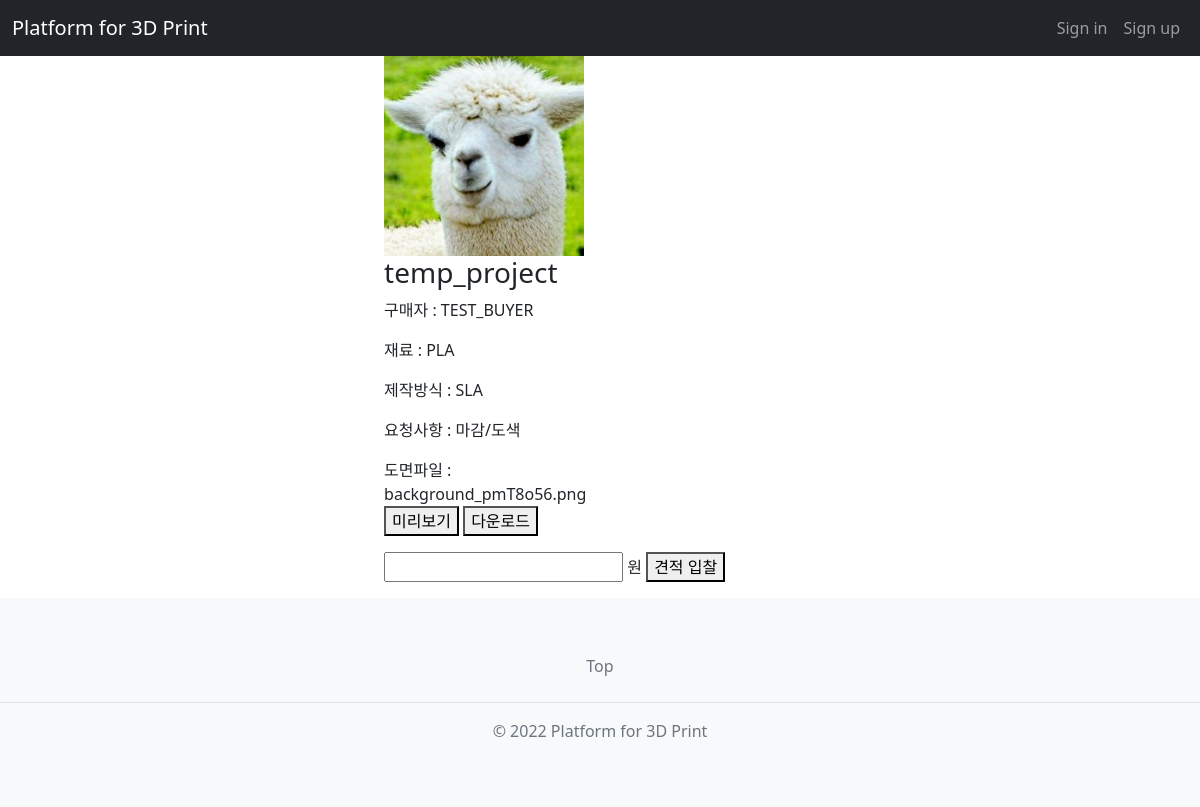
Screenshot of /sell/bid_board/f52f1eb8-6b49-4b56-964b-7f9516844ee2 with the database file from the repository.
### trade/models.py (models this page shows)
class Estimate(models.Model):
    estimate_id = models.UUIDField(primary_key=True, default=uuid.uuid4, editable=False)
    buyer_id = models.ForeignKey(User, on_delete=models.CASCADE)
    project_name = models.CharField(max_length=200)
    material = models.CharField(max_length=15)
    method = models.CharField(max_length=15)
    pieces = models.IntegerField()
    detail = models.TextField()
    drawing = models.FileField()
    reg_date = models.DateTimeField()
    canBid = models.BooleanField(default=True)

### common/models.py (models this page shows)
class User(AbstractUser):
    flag = models.CharField(max_length=20)
    last_name = None
    TEL = models.CharField(max_length=20)
    address = models.CharField(max_length=100)
    equipment_id1 = models.CharField(max_length=50, blank=True)
    equipment_id2 = models.CharField(max_length=50, blank=True)
    equipment_id3 = models.CharField(max_length=50, blank=True)
    equipment_id4 = models.CharField(max_length=50, blank=True)
    equipment_id5 = models.CharField(max_length=50, blank=True)

### sell/views.py (the view, shortened to what this page needs)
# urls.py: path('bid_board/<uuid:estimate_id>', views.estimate_detail, name='estimate_detail'),
def estimate_detail(request, estimate_id):
    estimate = Estimate.objects.get(pk=estimate_id)
    return render(request, "seller/temp/29_판매경매품목상세.html", { "estimate": estimate })

### templates/seller/temp/29_판매경매품목상세.html (shortened to what this page needs)
{% extends 'base.html' %}
{% block content %}
		<div id="page">
                <section class="wrapper style1">
                    <div class="container">
                        <section class="col-6 col-12-narrower">
                            <div class="box post">
                                <a href="#" class="image left"><img src="{{estimate.drawing.url}}" alt="" style="width: 200px;" /></a>
                                <div class="inner">
                                    <h3>{{ estimate.project_name }}</h3>
                                    <p>구매자 : {{ estimate.buyer_id}}</p>
                                    <p>재료 : {{ estimate.material }}</p>
                                    <p>제작방식 : {{ estimate.method }}</p>
                                    <p>요청사항 : {{ estimate.detail }}</p>
                                    <p>도면파일 : {{ estimate.drawing }}
                                        <button>미리보기</button>
                                        <button>다운로드</button>
                                    </p>
                                </div>
                            </div>
                        </section>
                    </div>
                </section>
				<section id="cta" class="wrapper style3">
					<div class="container">
						<header>
                            <form method='post'>
                                <input type="number" name="price" id="price"> 원</input>
                                <button type="submit" onclick="javascript:btn()">견적 입찰</button>
                            </form>
						</header>
					</div>
				</section>
        </div>
{% endblock %}

### templates/seller/temp/29_판매경매품목상세.html (style rules this page uses)
#page { margin: auto; }

### rows the page displays
Estimate: drawing (picture), project_name "temp_project", buyer_id "TEST_BUYER", material "PLA", method "SLA", detail "마감/도색", drawing "background_pmT8o56.png"
